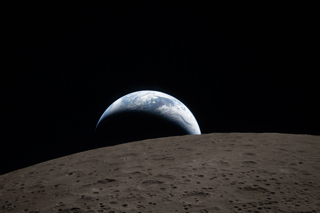
#> input picture PC_Scripts/image_sending/earthrise.png, 320 x 213 px
$ python png_to_oled.py earthrise.png out.png
#> lines starting #> are read from the running program, lines starting #| are printed output that depends on the picture; after the words box and inside, x2 and y2 are one past the last pixel; in counts of white or black regions, pixels touching at a corner belong together
#> in main, img is the input picture: PIL image 320x213 RGBA; mean R, G, B, A 27.1, 25.4, 24.6, 255
#!/usr/bin/env python3
"""
png_to_oled.py - Convert an image to a MONO_VLSB .bin for SSD1306/SSD1315 OLEDs.

Run on your PC (not the ESP32). The output .bin matches the framebuf.MONO_VLSB
format used by MicroPython's framebuf module, so it can be blit directly.

Usage:
    python png_to_oled.py input.png output.bin
    python png_to_oled.py input.jpg output.bin --width 128 --height 64
    python png_to_oled.py photo.png out.bin --invert --dither
    python png_to_oled.py logo.png out.bin --threshold 128 --fit contain

Install dependency:
    pip install Pillow
"""

import argparse
from PIL import Image, ImageOps


def image_to_mono_vlsb(img: Image.Image, width: int, height: int,
                       threshold: int = 128, dither: bool = False,
                       invert: bool = False, fit: str = "contain") -> bytes:
    """
    Convert a PIL image to MONO_VLSB byte layout.

    MONO_VLSB: one byte = 8 vertical pixels, LSB at top.
    Buffer size = width * (height // 8). height must be a multiple of 8.
    """
#> called with width = 128, height = 64, threshold = 128, dither = False, invert = False, fit = 'contain'
    if height % 8 != 0:
        raise ValueError("height must be a multiple of 8 for MONO_VLSB")

    # Resize to fit target dimensions
    if fit == "stretch":
        img = img.resize((width, height))
    elif fit == "contain":
        # Preserve aspect ratio, pad with black
        img = ImageOps.contain(img, (width, height))
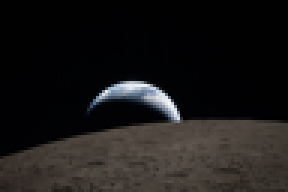
#> img: PIL image 96x64 RGBA (shown 3 times larger); mean R, G, B, A 27.2, 25.4, 24.6, 255
        canvas = Image.new("L", (width, height), 0)
#> canvas: PIL image 128x64 L; every value is 0
        ox = (width - img.width) // 2
#> ox = 16
        oy = (height - img.height) // 2
#> oy = 0
        canvas.paste(img.convert("L"), (ox, oy))
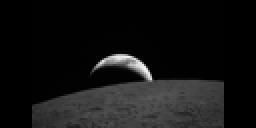
#> canvas: PIL image 128x64 L (shown 2 times larger); min 0, max 249, mean 19.3
        img = canvas
    elif fit == "cover":
        # Preserve aspect ratio, crop overflow
        img = ImageOps.fit(img, (width, height))
    else:
        raise ValueError(f"unknown fit mode: {fit}")

    # Convert to 1-bit
    if dither:
        img = img.convert("L").convert("1")  # Floyd-Steinberg by default
    else:
        img = img.convert("L").point(lambda p: 255 if p >= threshold else 0).convert("1")
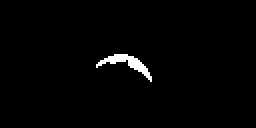
#> img: PIL image 128x64 1 (shown 2 times larger); 1.4% white; 1 white region, box (x1, y1, x2, y2) and area: (48, 27, 76, 41) 115

    if invert:
        img = ImageOps.invert(img.convert("L")).convert("1")

    pixels = img.load()
    pages = height // 8
    buf = bytearray(width * pages)

    # MONO_VLSB packing: buf[page * width + x], bit y%8
    for y in range(height):
        page = y // 8
        bit = y % 8
        for x in range(width):
            # PIL "1" mode: 255 = white, 0 = black. Light pixel -> set bit.
            if pixels[x, y]:
                buf[page * width + x] |= (1 << bit)

    return bytes(buf)


def main():
    p = argparse.ArgumentParser(description=__doc__, formatter_class=argparse.RawDescriptionHelpFormatter)
    p.add_argument("input", help="Input image (png, jpg, bmp, ...)")
    p.add_argument("output", help="Output .bin file")
    p.add_argument("--width", type=int, default=128, help="OLED width (default 128)")
    p.add_argument("--height", type=int, default=64, help="OLED height (default 64)")
    p.add_argument("--threshold", type=int, default=128,
                   help="B/W threshold 0-255 (default 128). Ignored if --dither.")
    p.add_argument("--dither", action="store_true",
                   help="Use Floyd-Steinberg dithering instead of threshold")
    p.add_argument("--invert", action="store_true", help="Invert black/white")
    p.add_argument("--fit", choices=("contain", "cover", "stretch"), default="contain",
                   help="How to fit non-matching aspect ratios (default contain)")
    args = p.parse_args()

    img = Image.open(args.input)
    data = image_to_mono_vlsb(img, args.width, args.height,
                              threshold=args.threshold, dither=args.dither,
                              invert=args.invert, fit=args.fit)

    with open(args.output, "wb") as f:
        f.write(data)

    print(f"OK: {args.input} -> {args.output} "
          f"({args.width}x{args.height}, {len(data)} bytes)")
#| OK: earthrise.png -> out.png (128x64, 1024 bytes)


if __name__ == "__main__":
    main()
